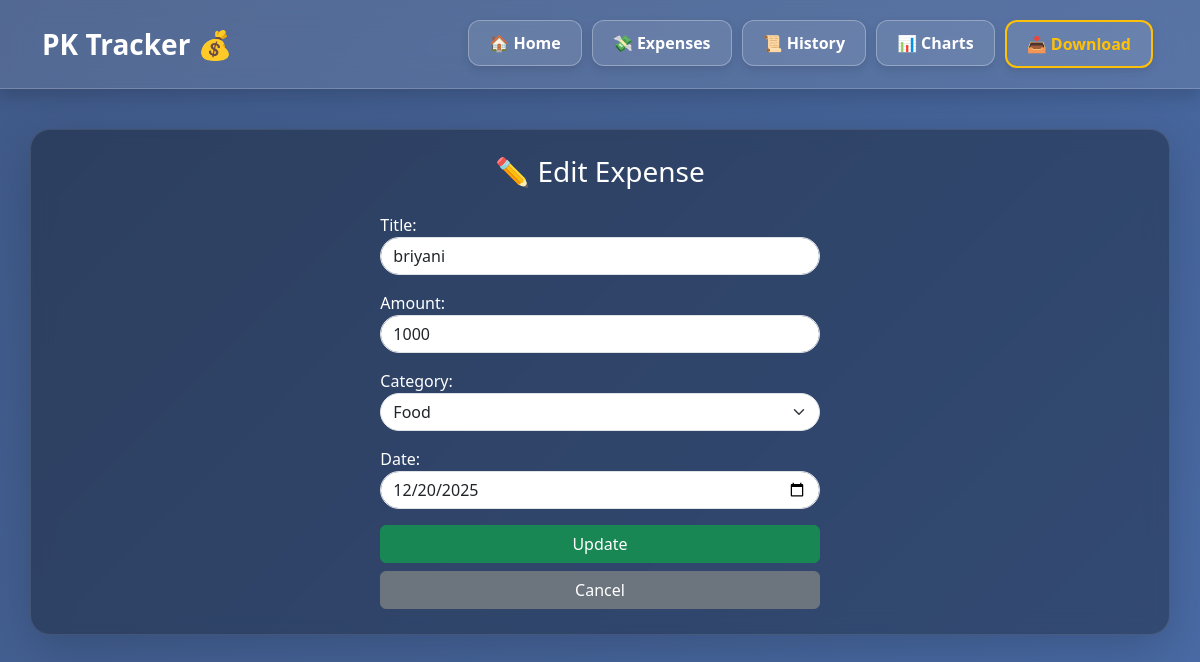
Page /edit/1/ on the committed database.
### expenses/models.py (models this page shows, shortened)
class Expense(models.Model):
    CATEGORY_CHOICES = [
        ('Food', 'Food '),
        ('Travel', 'Travel '),
        ('Entertainment', 'Entertainment '),
        ('EMI/Loans', 'EMI/Loans '),
        ('Shopping', 'Shopping '),
        ('Bills', 'Bills '),
        ('Others', 'Others ️'),
    ]
    title = models.CharField(max_length=100)
    amount = models.IntegerField()
    category = models.CharField(max_length=20, choices=CATEGORY_CHOICES)
    date = models.DateField()

### expenses/views.py (the view)
# urls.py: path('edit/<int:id>/', views.edit_expense, name='edit_expense'),
def edit_expense(request, id):
    expense = get_object_or_404(Expense, id=id)
    if request.method == 'POST':
        form = ExpenseForm(request.POST, instance=expense)
        if form.is_valid():
            form.save()
            return redirect('expense_list')
    else:
        form = ExpenseForm(instance=expense)
    return render(request, 'expenses/edit_expense.html', {'form': form})

### expenses/forms.py
class ExpenseForm(forms.ModelForm):
    class Meta:
        model = Expense
        fields = ['title', 'amount', 'category', 'date']
        widgets = {
            'title': forms.TextInput(attrs={'class': 'form-control rounded-pill', 'placeholder': 'செலவு தலைப்பு'}),
            'amount': forms.NumberInput(attrs={'class': 'form-control rounded-pill', 'placeholder': 'தொகை'}),
            'category': forms.Select(attrs={'class': 'form-select rounded-pill'}),
            'date': forms.DateInput(attrs={'class': 'form-control rounded-pill', 'type': 'date'}),
        }
    def __init__(self, *args, **kwargs):
        super(ExpenseForm, self).__init__(*args, **kwargs)
        self.fields['category'].initial = 'Food'

### expenses/templates/expenses/edit_expense.html (shortened to what this page needs)
{% extends 'expenses/base.html' %}
{% block content %}
<div class="row justify-content-center">
    <div class="col-md-5">
        <div class="card-glass">
            <h3 class="text-center mb-4">✏️ Edit Expense</h3>
            <form method="POST">
                {{ form.as_p }}
                <button type="submit" class="btn btn-success w-100 mb-2">Update</button>
                <a href="{% url 'expense_list' %}" class="btn btn-secondary w-100">Cancel</a>
            </form>
        </div>
    </div>
</div>
{% endblock %}

### expenses/templates/expenses/base.html (style rules this page uses)
:root { --primary-color: #0d6efd; --money-color: #4caf50; }
body { background: linear-gradient(135deg, rgba(30, 60, 114, 0.85) 0%, rgba(42, 82, 152, 0.85) 100%); background-attachment: fixed; font-family: 'Segoe UI', Tahoma, Geneva, Verdana, sans-serif; color: white; min-height: 100vh; overflow-x: hidden; position: relative; }

### rows in the picture
Expense: title "briyani", amount "1000", category "Food", date "12/20/2025"
